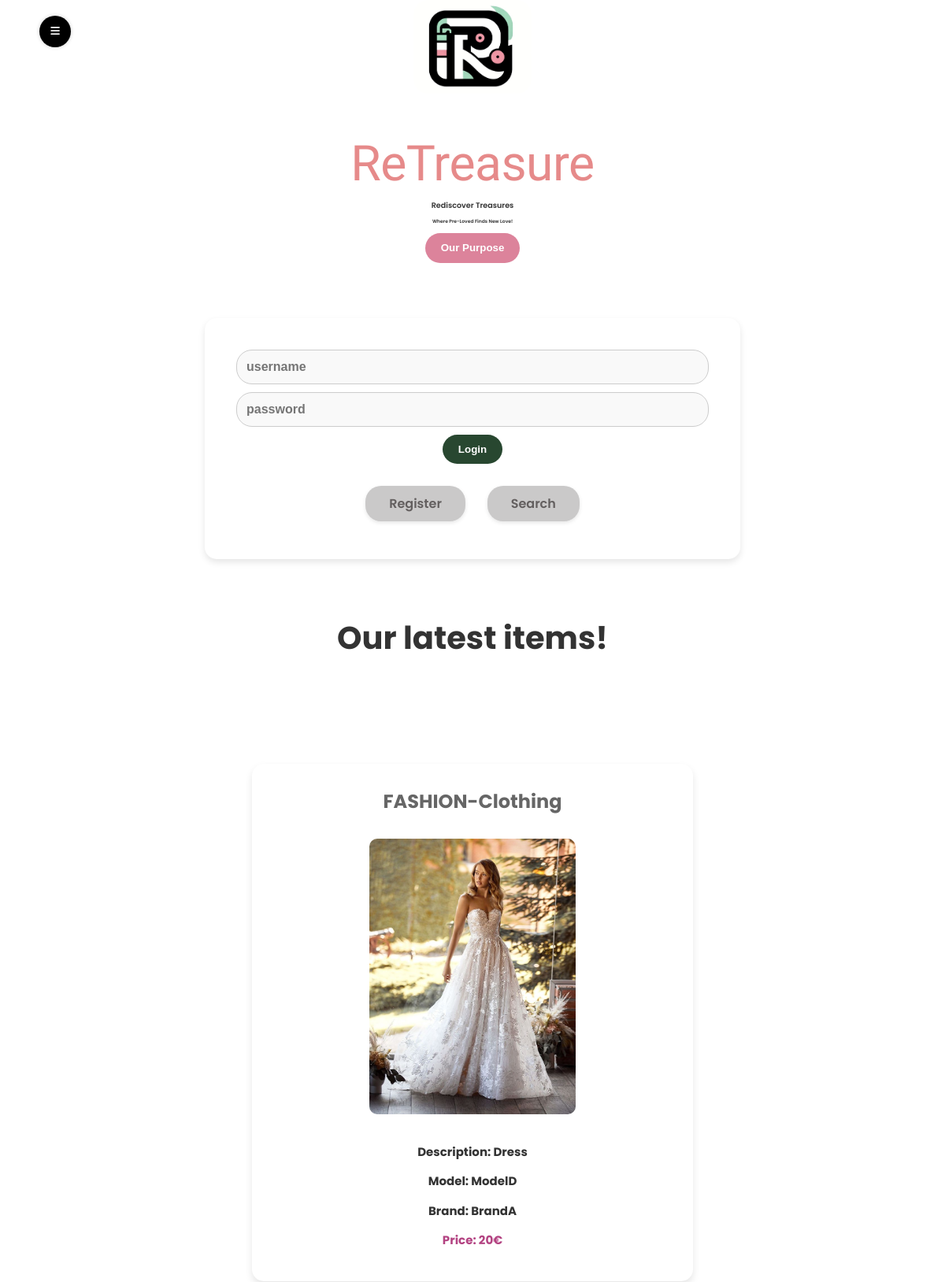
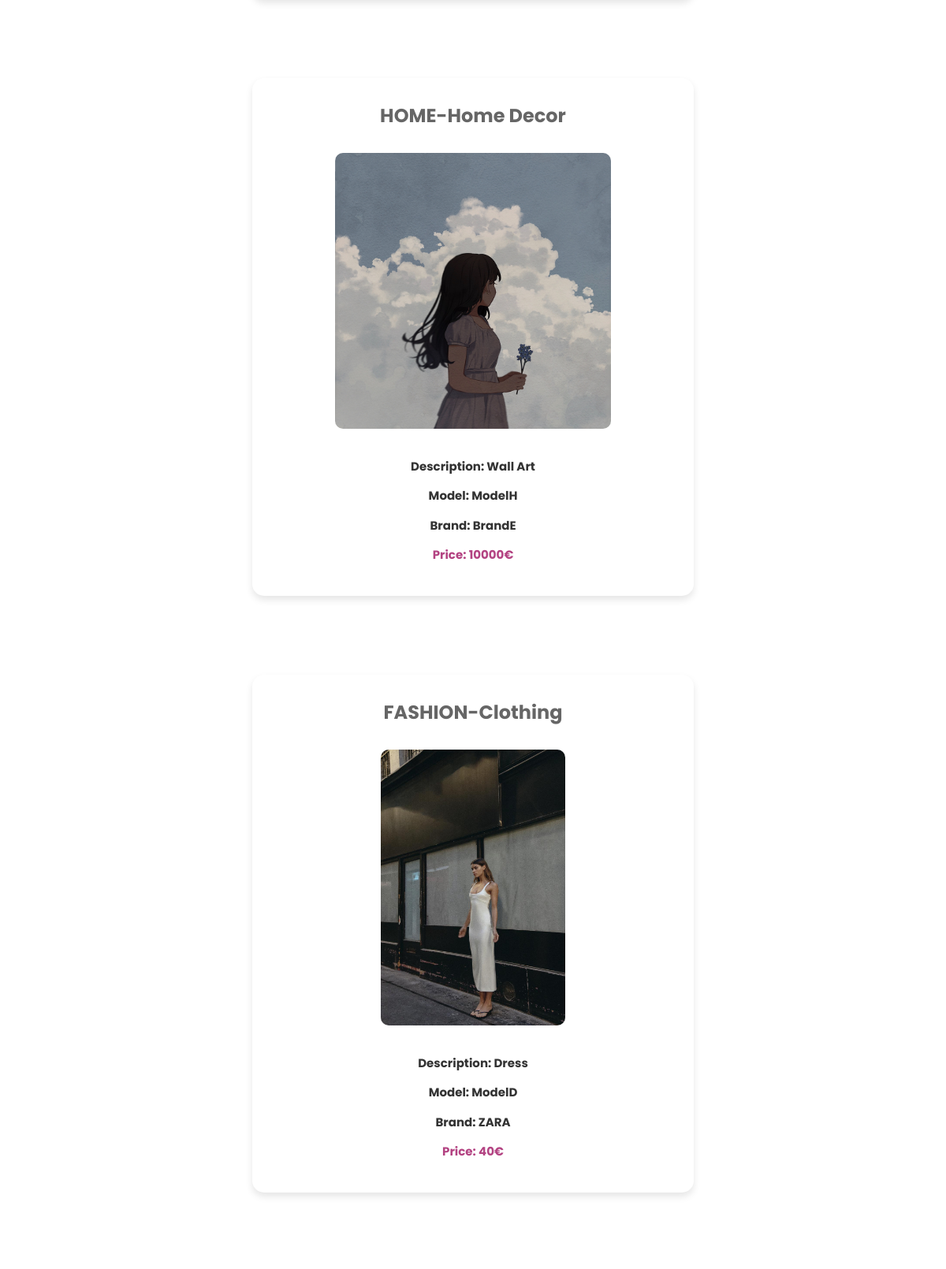
The page /pages/index.php (upper part) on the database its author committed (2 pictures, top to bottom).
### tables this page shows
CREATE TABLE items(
    id INTEGER,
    ownerUser TEXT NOT NULL,
    category TEXT NOT NULL,
    descriptionItem TEXT NOT NULL,
    sizeItem TEXT NOT NULL,
    color TEXT NOT NULL,
    price INTEGER NOT NULL,
    brand TEXT NOT NULL,
    model TEXT NOT NULL,
    condition TEXT NOT NULL,
    imagePath TEXT NOT NULL,
    PRIMARY KEY (id),
    FOREIGN KEY (ownerUser) REFERENCES users(username)
);

### pages/index.php (called while the page is built, shortened)
<?php
  require_once(__DIR__ . '/../utils/session.php');
  $session = new Session();
  require_once(__DIR__ . '/../database/item.class.php');
  require_once(__DIR__ . '/../templates/basic.tpl.php');
  require_once(__DIR__ . '/../templates/items.tpl.php');
  $dbh = get_database_connection();
  $items = Item::getItems($dbh, 5);
  drawHeader($session, 'ReTreasure', $dbh);
  drawMenu('MENU', $dbh);
  drawItems($dbh, $items);
  drawFooter();

### utils/session.php (called while the page is built, shortened)
<?php
  class Session {
    public function isLoggedIn() : bool {
      return isset($_SESSION['username']);
    }
  }

### database/item.class.php (called while the page is built, shortened)
<?php
  class Item {
    public function __construct(int $id, string $ownerUser, string $category, string $descriptionItem, string $sizeItem, string $color, int $price, string $brand, string $model, string $condition, string $imagePath)
    {
      $this->id = $id;
      $this->category = $category;
      $this->descriptionItem = $descriptionItem;
      $this->price = $price;
      $this->brand = $brand;
      $this->model = $model;
      $this->imagePath = $imagePath;
    }
    public static function getItems(PDO $db, int $count): array {
        $query = "SELECT * FROM items ORDER BY id DESC LIMIT 20";
        $statement = $db->prepare($query);
        $statement->execute();
        $items = [];
        while ($row = $statement->fetch(PDO::FETCH_ASSOC)) {
            $items[] = new Item(
                $row['id'],
                $row['ownerUser'],
                $row['category'],
                $row['descriptionItem'],
                $row['sizeItem'],
                $row['color'],
                $row['price'],
                $row['brand'],
                $row['model'],
                $row['condition'],
                $row['imagePath']
            );
        }
        return $items;
    }
  }

### database/user.db.php (called while the page is built, shortened)
<?php
function is_sold(PDO $dbh, int $id) : bool
{
  $stmt = $dbh->prepare('SELECT * FROM sold WHERE id = ?');
  $stmt->execute(array($id));
  return $stmt->fetch() !== false;
}

### templates/items.tpl.php (the view, shortened to what this page needs)
<?php
  require_once(__DIR__ . '/../utils/session.php');
  require_once(__DIR__ . '/../database/user.db.php');
  require_once(__DIR__ . '/../database/item.class.php');
?>
<?php function drawItems(PDO $dbh, array $items) { ?>
    <section id="items2">
        <h3>Our latest items!</h3>
        <?php foreach ($items as $item) { ?>
            <?php if (!is_sold($dbh, $item->id)) { ?>
            <article>
                <h3><?=$item->category?></h3>
                <a href="/pages/item.php?id=<?=$item->id?>">
                    <img src="<?=$item->imagePath?>"><br>
                    <section id="description">
                        <p id="descriptionItem">Description: <?=htmlspecialchars($item->descriptionItem)?></p>
                        <p id="model">Model: <?=htmlspecialchars($item->model)?></p>
                        <p id="brand">Brand: <?=htmlspecialchars($item->brand)?></p>
                        <p id="price">Price: <?=$item->price?>&#8364</p>
                    </section>
                </a>
            </article>
            <?php } ?>
        <?php } ?>
    </section>
<?php } ?>

### templates/basic.tpl.php (shortened to what this page needs)
<?php
  require_once(__DIR__ . '/../utils/session.php');
  require_once(__DIR__ . '/../database/item.class.php');
  require_once(__DIR__ . '/../database/user.db.php');
?>
<?php function drawHeader(Session $session, string $title, PDO $dbh) { ?>
<!DOCTYPE html>
<html lang="en-US">
  <head>
    <link rel="stylesheet" href="/css/style.css">
    <link rel="stylesheet" href="https://cdnjs.cloudflare.com/ajax/libs/font-awesome/6.0.0-beta3/css/all.min.css">
  </head>
  <body>
    <header>
      <div class="header-container">
        <img src="/images/logo4.png" alt="ReTreasure Logo" class="logo">
        <h1><a href="/">ReTreasure</a></h1>
        <h2>Rediscover Treasures</h2>
        <h3>Where Pre-Loved Finds New Love!</h3>
        <button type="show" onclick="toggleAside()">Our Purpose</button>
      </div>
      <?php
        if ($session->isLoggedIn()) drawLogoutForm($session);
        else drawLoginForm();
      ?>
    </header>
    <main>
<?php } ?>
<?php function drawFooter() { ?>
    </main>
  </body>
</html>
<?php } ?>
<?php function drawMenu(string $title, PDO $dbh) { ?>
  <button class="menu_button" onclick="toggleMenu()">
    <i class="fas fa-bars"></i>
</button>
<?php } ?>
<?php function drawLoginForm() { ?>
  <form action="/actions/action_login.php" method="post" class="login">
    <section>
      <input type="username" name="username" placeholder="username" required>
      <input type="password" name="password" placeholder="password" required>
      <button type="submit">Login</button>
    </section>
    <section>
      <a href="/pages/register.php"> Register</a>
      <a href="/pages/search.php"> Search</a>
    </section>
  </form>
<?php } ?>

### rows shown on the page
items: category "FASHION-Clothing", imagePath (picture), descriptionItem "Dress", model "ModelD", brand "BrandA", price "20"
items: category "HOME-Home Decor", imagePath (picture), descriptionItem "Wall Art", model "ModelH", brand "BrandE", price "10000"
items: category "FASHION-Clothing", imagePath (picture), descriptionItem "Dress", model "ModelD", brand "ZARA", price "40"
